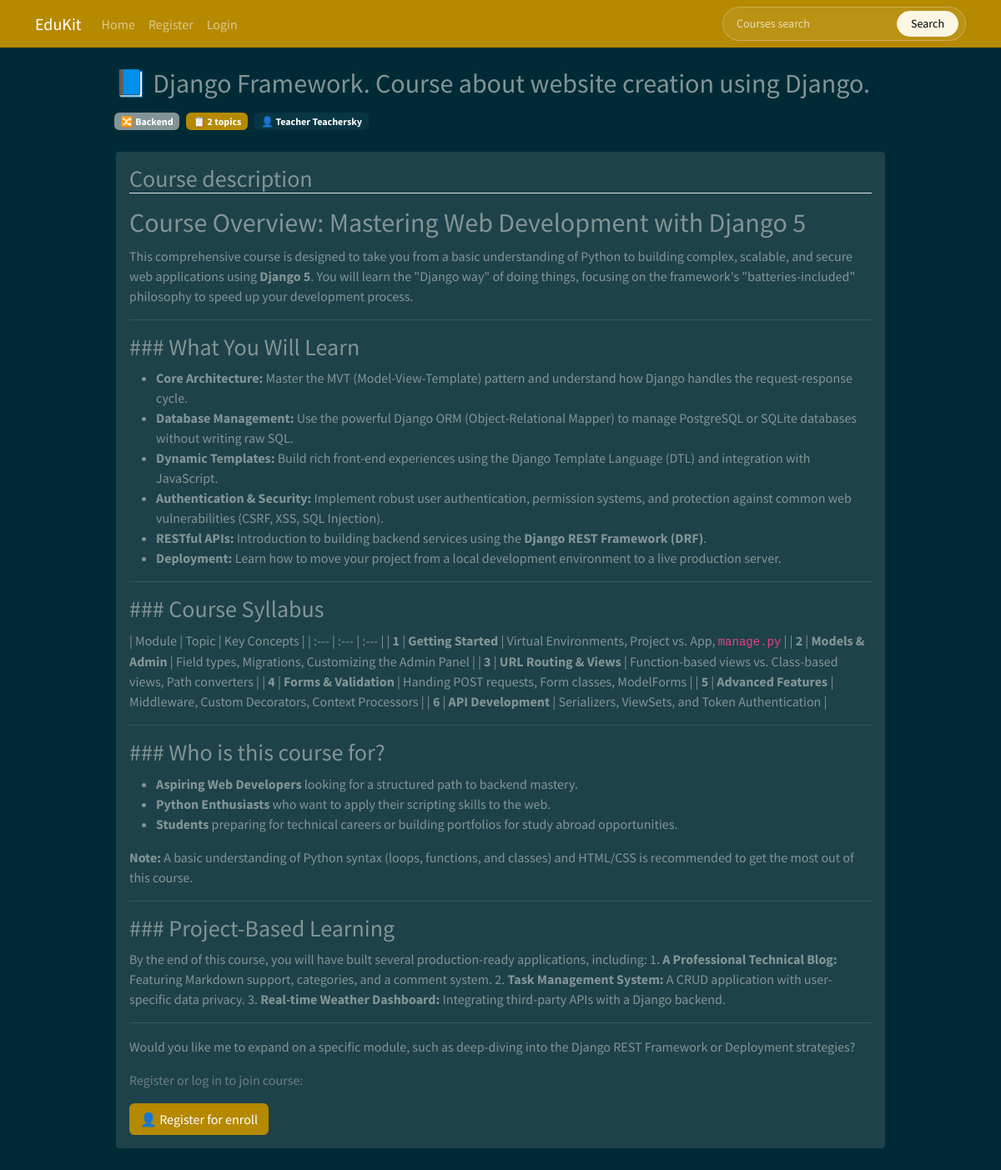
The page /course/django-framework/ on the database as committed earlier.
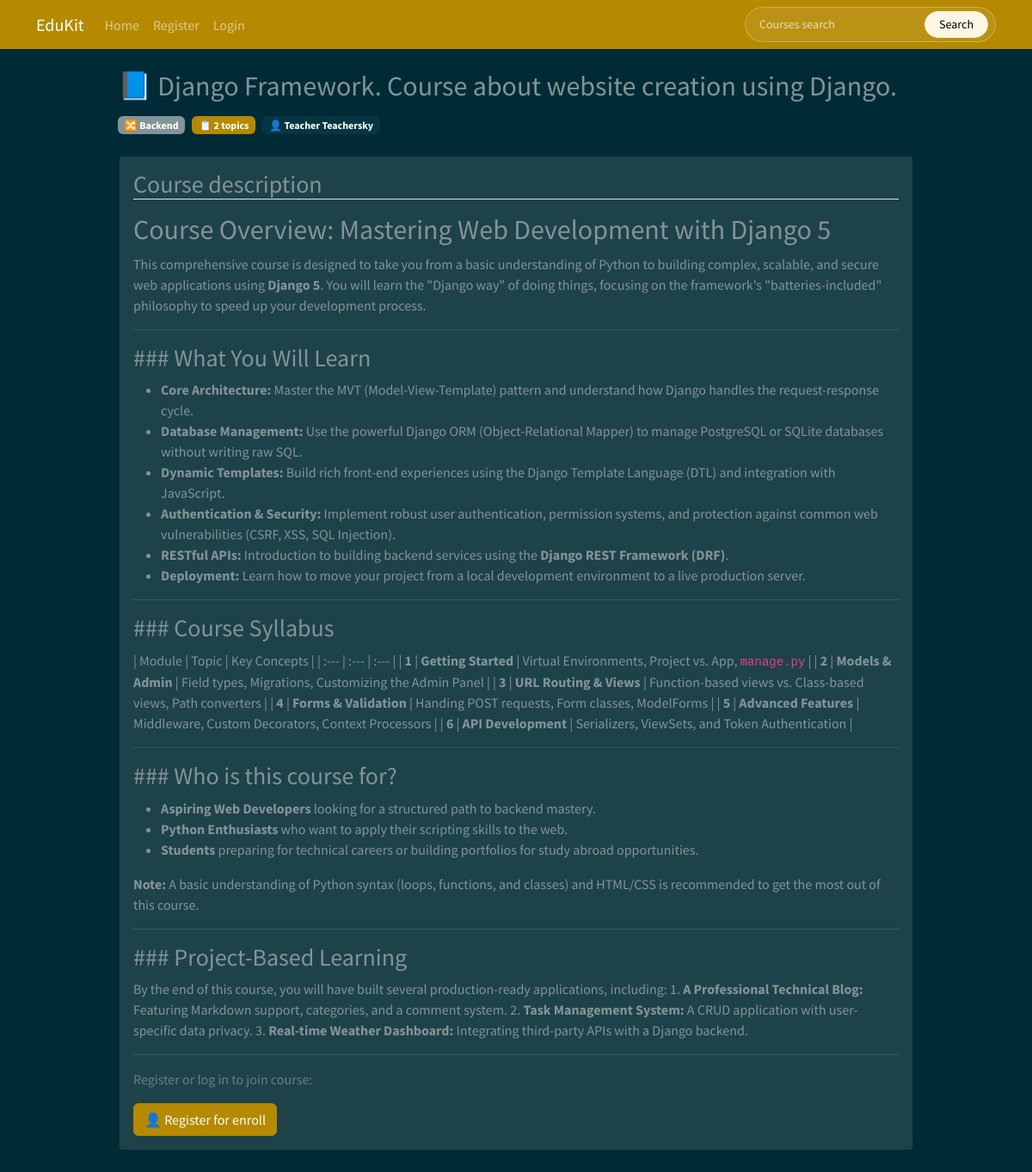
The same page on the database as committed later.
### courses/models.py (models this page shows, shortened)
class Course(models.Model):
    owner = models.ForeignKey(User, related_name="courses_created", on_delete=models.CASCADE, verbose_name="Teacher")
    subject = models.ForeignKey(Subject, related_name="courses", on_delete=models.CASCADE, verbose_name="Subject")
    title = models.CharField(max_length=500, verbose_name="Title")
    slug = models.SlugField(max_length=500, unique=True, verbose_name="Slug")
    overview = models.TextField(verbose_name="Description")
    created = models.DateTimeField(auto_now_add=True)
    students = models.ManyToManyField(User, related_name="course_joined", blank=True, verbose_name="Enrolled students")
    class Meta:
        verbose_name = "Course"
        verbose_name_plural = "Courses"
        ordering = ["-created"]

### courses/views.py (the view)
# urls.py: path("<slug:slug>/", views.CourseDetailView.as_view(), name="course_detail"),
class CourseDetailView(DetailView):
    model = Course
    template_name = "courses/course/detail.html"
    def get_context_data(self, **kwargs):
        context = super().get_context_data(**kwargs)
        context["enroll_form"] = CourseEnrollForm(initial={"course": self.object})
        return context

### students/forms.py
class CourseEnrollForm(forms.Form):
    course = forms.ModelChoiceField(queryset=Course.objects.all(), widget=forms.HiddenInput)

### courses/templatetags/course.py (called while the page is built)
@register.filter(name="markdown")
def markdown_filter(text):
    return mark_safe(markdown.markdown(text))

### courses/templates/courses/course/detail.html (shortened to what this page needs)
{% extends "base.html" %}
{% load crispy_forms_tags %}
{% load course %}
{% block content %}
  {% with subject=object.subject %}
    <div class="row justify-content-center">
      <div class="col-12 col-lg-10">
        <h2 class="mb-3">📘 {{ object.title }}</h2>
        <div class="d-flex flex-wrap gap-2 mb-4">
          <a href="{% url 'course_list_subject' subject.slug %}" class="badge text-bg-secondary text-decoration-none" title="Subject">
            🔀 {{ subject.title }}
          </a>
          <span class="badge text-bg-primary" title="Topics">📋 {{ object.modules.count }} topics</span>
          <span class="badge text-bg-dark" title="Teacher">👤 {{ object.owner.get_full_name }}</span>
        </div>
        <div class="card border-2">
          <div class="card-body">
            <h3 class="card-title mb-3 border-bottom">Course description</h3>
            <div class="card-text">{{ object.overview|markdown }}</div>
            {% if request.user.is_authenticated %}
              <h5 class="mb-3">📝 Course Enroll</h5>
              <form action="{% url 'student_enroll_course' %}" method="post">
                {% csrf_token %}
                {{ enroll_form|crispy }}
                <button type="submit" class="btn btn-primary">✅ Join course</button>
              </form>
            {% else %}
              <p class="text-muted mb-3">Register or log in to join course:</p>
              <a href="{% url 'student_registration' %}" class="btn btn-primary">👤 Register for enroll</a>
            {% endif %}
          </div>
        </div>
      </div>
    </div>
  {% endwith %}
{% endblock  %}

Rows that differ between the two databases and show on the page:
changed Course "Django Framework. Course about website creation using Django.": overview "…with a Django backend. Would you like me to expand on a specific module, such as deep-diving into the Django REST Framework or Deployment strategies?" → "…with a Django backend."
